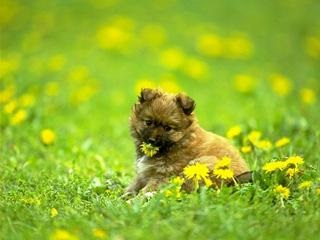
%> input picture fig/j0.jpg, 320 x 240 px
$ octave draft9.m   (GNU Octave 9; MATLAB toolbox functions it lacks are replaced by stand-ins)
%> lines starting %> are read from the running program, lines starting %| are printed output that depends on the picture
close all,clear all;
A=imread('.\fig\j0.jpg');
%> A is the input picture: size 240x320x3 uint8; mean R, G, B 146.9, 181.8, 42.2
figure,imshow(A);
A1=imnoise(A,'gaussian',0,0.01);%添加高斯噪声
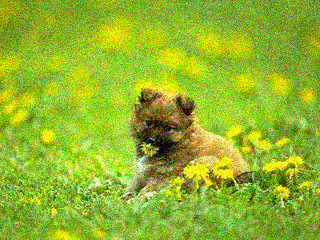
%> A1: size 240x320x3 uint8; mean R, G, B 146.5, 181.5, 43.9
figure,imshow(A1);
sigma=3;
w=21;
H=fspecial('gaussian',[w,w],sigma);%高斯滤波器
H1=imfilter(A1,H,'replicate');
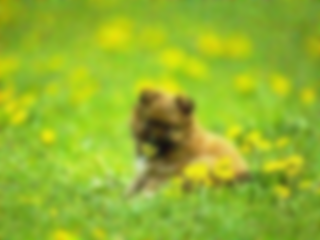
%> H1: size 240x320x3 uint8; mean R, G, B 146.6, 181.5, 43.9
%figure,imshow(H1);
I=rgb2gray(A1);
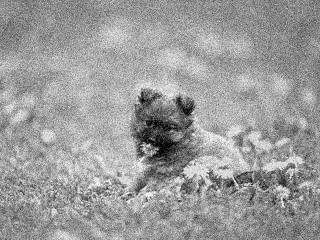
%> I: size 240x320 uint8; min 0, max 252, mean 155.4
I2=medfilt2(I,'symmetric');
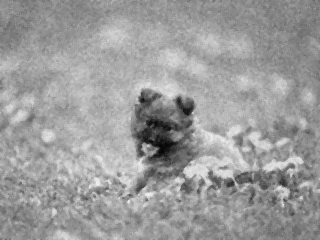
%> I2: size 240x320 uint8; min 3, max 238, mean 155.5
I3=medfilt2(I,[w,w],'symmetric');%21*21
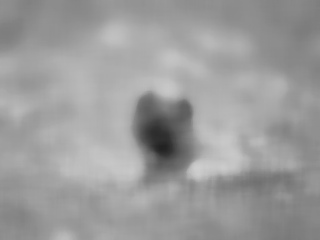
%> I3: size 240x320 uint8; min 33, max 206, mean 155.6
%figure,imshow(I2);
%figure,imshow(I3);
B=rgb2lab(A1);%IAB
%> B: size 240x320x3 double; mean of channels 1, 2, 3 69.3, -28.7, 59.1

%双边滤波
img=rgb2gray(A1);
[m,n]=size(img);
%> m = 240; n = 320
r=10;        %模板半径
imgn=zeros(m+2*r+1,n+2*r+1);
imgn(r+1:m+r,r+1:n+r)=img;
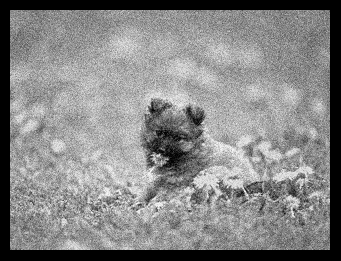
%> imgn: size 261x341 double; min 0, max 252, mean 134.1
imgn(1:r,r+1:n+r)=img(1:r,1:n);                 %扩展上边界
imgn(1:m+r,n+r+1:n+2*r+1)=imgn(1:m+r,n:n+r);    %扩展右边界
imgn(m+r+1:m+2*r+1,r+1:n+2*r+1)=imgn(m:m+r,r+1:n+2*r+1);    %扩展下边界
imgn(1:m+2*r+1,1:r)=imgn(1:m+2*r+1,r+1:2*r);       %扩展左边界
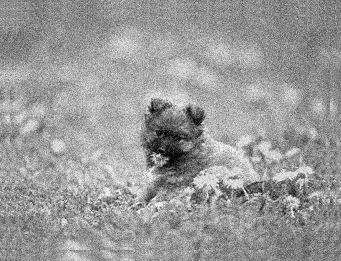
%> imgn: size 261x341 double; min 0, max 252, mean 153.8

sigma_d=2;
sigma_r=0.1;
[x,y] = meshgrid(-r:r,-r:r);
w1=exp(-(x.^2+y.^2)/(2*sigma_d^2));     %以距离作为自变量高斯滤波器

t=waitbar(0,'wait...');
for i=r+1:m+r
    for j=r+1:n+r
        w2=exp(-(imgn(i-r:i+r,j-r:j+r)-imgn(i,j)).^2/(2*sigma_r^2)); %以周围和当前像素灰度差值作为自变量的高斯滤波器
        w=w1.*w2;

        s=imgn(i-r:i+r,j-r:j+r).*w;
        imgn(i,j)=sum(sum(s))/sum(sum(w));

    end
    waitbar(i/m);
end
close(t)
figure;
subplot(3, 4, 6);
imshow(mat2gray(imgn(r+1:m+r,r+1:n+r)));
title('双边滤波');

$ run again, with fig/j5.jpg copied over fig/j0.jpg
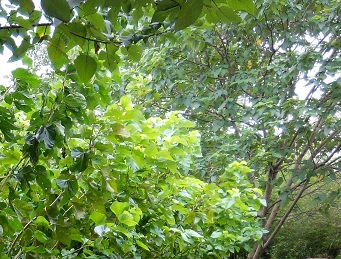
%> input picture fig/j5.jpg, 341 x 259 px
%> A is the input picture: size 259x341x3 uint8; mean R, G, B 114, 141.3, 82.4
%> `I3=medfilt2(I,[w,w],'symmetric');`:
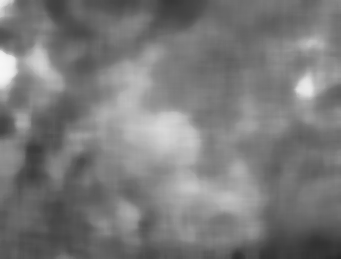
%> I3: size 259x341 uint8; min 40, max 246, mean 122.2
%> B: size 259x341x3 double; mean of channels 1, 2, 3 55.2, -17.5, 26.2
%> `imgn(1:m+2*r+1,1:r)=imgn(1:m+2*r+1,r+1:2*r);`:
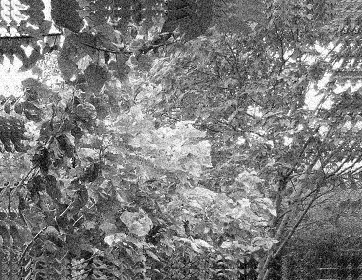
%> imgn: size 280x362 double; min 0, max 255, mean 123.9

$ run again, with fig/G9.jpg copied over fig/j0.jpg
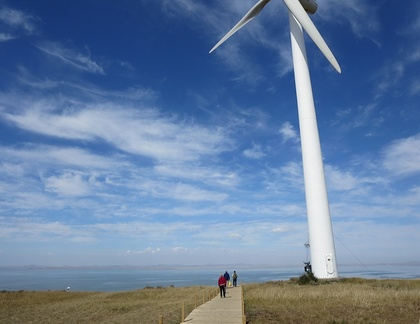
%> input picture fig/G9.jpg, 420 x 324 px, shrunk from 800 x 618 before the run
%> A is the input picture: size 324x420x3 uint8; mean R, G, B 102.1, 126.8, 160.3
%> `A1=imnoise(A,'gaussian',0,0.01);`:
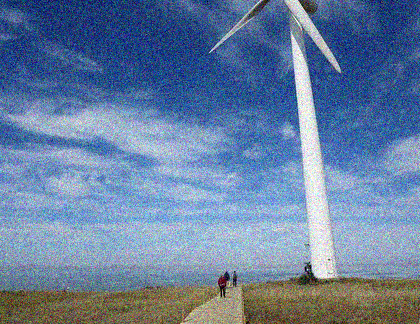
%> A1: size 324x420x3 uint8; mean R, G, B 102.2, 126.7, 160.2
%> B: size 324x420x3 double; mean of channels 1, 2, 3 52.7, 3.3, -19.8
%> `imgn(1:m+2*r+1,1:r)=imgn(1:m+2*r+1,r+1:2*r);`:
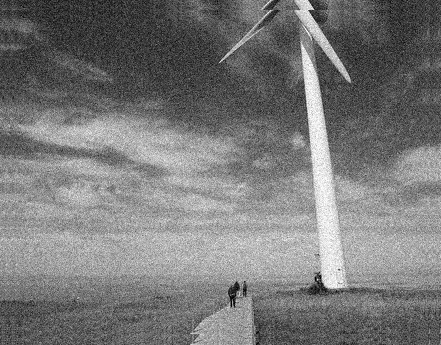
%> imgn: size 345x441 double; min 0, max 255, mean 120.7
